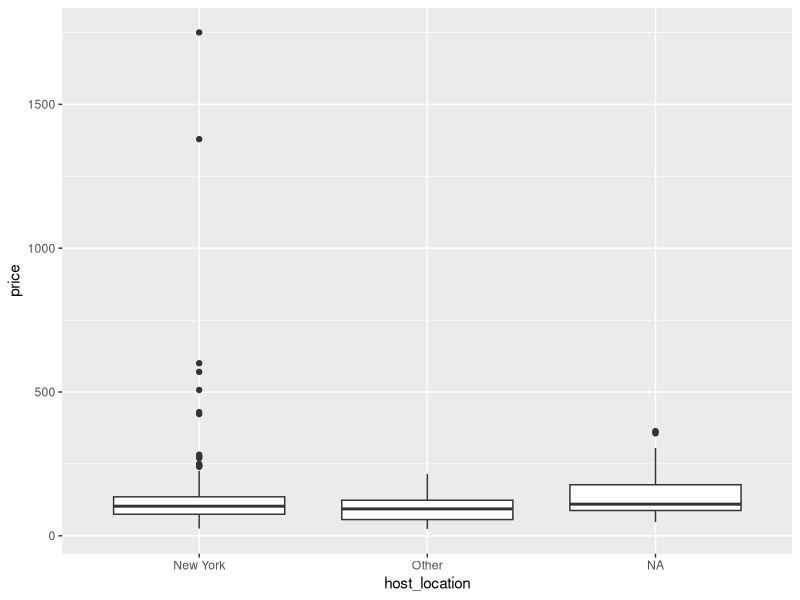
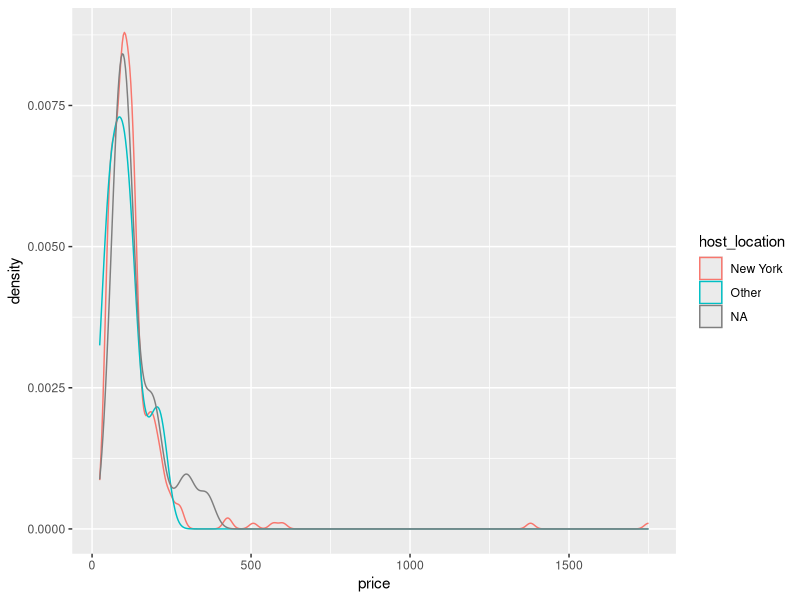
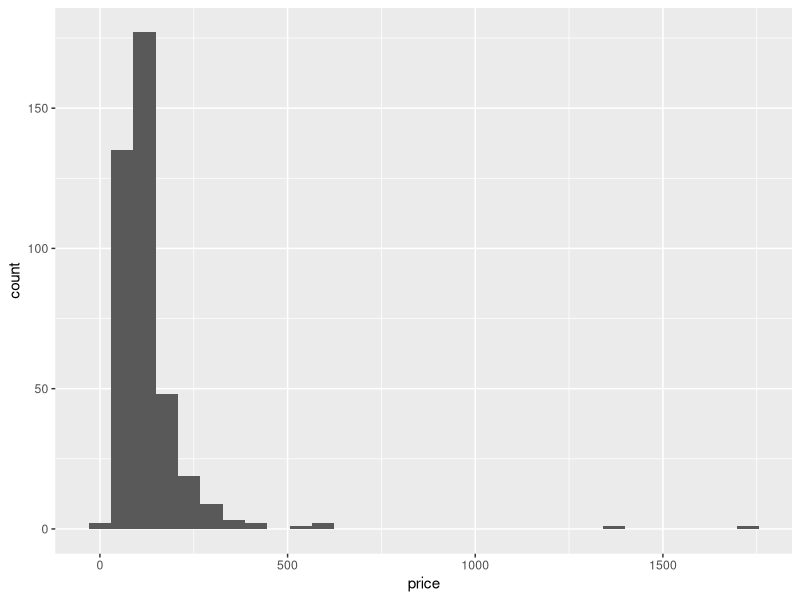

Source code (R) for these figures, in order:
## ---- chunk 1
# Albany, NY Sept 5 2024
library(tidyverse)
listings <- read_csv("ny_airbnb_listings.csv")

listings$host_location
listings$price
mean(listings$price)
# stringr
str_replace(listings$price, "\\$", "")
as.numeric(str_replace(listings$price, "\\$", ""))[165]

listings <- listings %>% 
  mutate(price = str_replace(price, "\\$", "")) %>% 
  mutate(price = str_replace(price, ",", "")) %>% 
  mutate(price = as.numeric(price))
listings$price[165]
mean(listings$price, na.rm = TRUE)
listings$host_location %>% table()
# Keep every location with "NY" -> change them to "New York"
# Turn others into "Other"
# Leave NAs alone
str_detect(listings$host_location, "NY")
listings <- listings %>% 
  mutate(host_location = case_when(
    str_detect(host_location, "NY") == TRUE ~ "New York",
    str_detect(host_location, "NY") == FALSE ~ "Other"
  ))
listings$host_location %>% 
  table()
listings %>% group_by(host_location) %>% 
  summarize(mean(price, na.rm = T))
listings %>% 
  ggplot(aes(x = host_location, y = price)) + geom_boxplot()

listings %>% ggplot(aes(color = host_location, x = price)) +
  geom_density()

listings %>% ggplot(aes(x = price)) + geom_histogram()
listings %>% filter(price > 1000)
